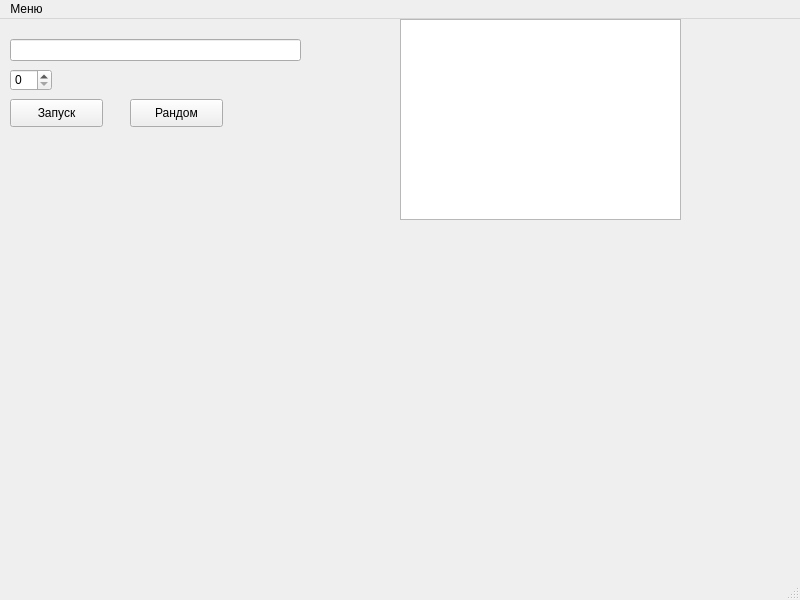
<?xml version="1.0" encoding="UTF-8"?>
<ui version="4.0">
 <class>MainWindow</class>
 <widget class="QMainWindow" name="MainWindow">
  <property name="geometry">
   <rect>
    <x>0</x>
    <y>0</y>
    <width>800</width>
    <height>600</height>
   </rect>
  </property>
  <property name="windowTitle">
   <string>MainWindow</string>
  </property>
  <widget class="QWidget" name="centralwidget">
   <widget class="QSpinBox" name="spinBox">
    <property name="geometry">
     <rect>
      <x>10</x>
      <y>50</y>
      <width>42</width>
      <height>22</height>
     </rect>
    </property>
   </widget>
   <widget class="QLineEdit" name="lineEdit">
    <property name="geometry">
     <rect>
      <x>10</x>
      <y>20</y>
      <width>291</width>
      <height>22</height>
     </rect>
    </property>
   </widget>
   <widget class="QTextBrowser" name="textBrowser">
    <property name="geometry">
     <rect>
      <x>400</x>
      <y>0</y>
      <width>281</width>
      <height>201</height>
     </rect>
    </property>
   </widget>
   <widget class="QPushButton" name="pushButton">
    <property name="geometry">
     <rect>
      <x>10</x>
      <y>80</y>
      <width>93</width>
      <height>28</height>
     </rect>
    </property>
    <property name="text">
     <string>Запуск</string>
    </property>
   </widget>
   <widget class="QPushButton" name="pushButton_2">
    <property name="geometry">
     <rect>
      <x>130</x>
      <y>80</y>
      <width>93</width>
      <height>28</height>
     </rect>
    </property>
    <property name="text">
     <string>Рандом</string>
    </property>
   </widget>
  </widget>
  <widget class="QMenuBar" name="menubar">
   <property name="geometry">
    <rect>
     <x>0</x>
     <y>0</y>
     <width>800</width>
     <height>26</height>
    </rect>
   </property>
   <widget class="QMenu" name="menu">
    <property name="title">
     <string>Меню</string>
    </property>
    <addaction name="action"/>
    <addaction name="action_2"/>
    <addaction name="action_3"/>
   </widget>
   <addaction name="menu"/>
  </widget>
  <widget class="QStatusBar" name="statusbar"/>
  <action name="action">
   <property name="text">
    <string>Вихід</string>
   </property>
  </action>
  <action name="action_2">
   <property name="text">
    <string>Довідка</string>
   </property>
  </action>
  <action name="action_3">
   <property name="text">
    <string>Зберегти в файл</string>
   </property>
  </action>
 </widget>
 <resources/>
 <connections/>
</ui>
